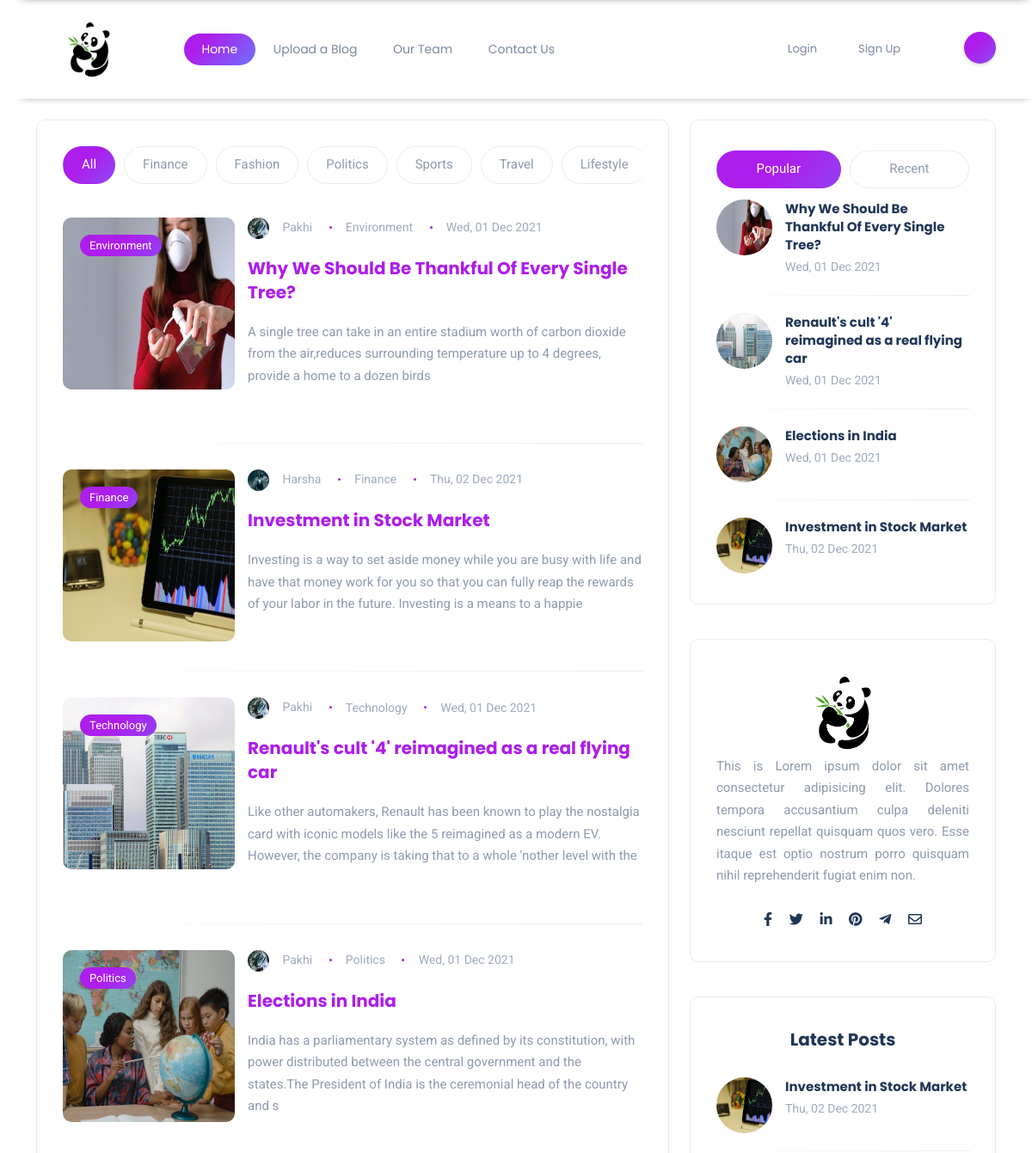
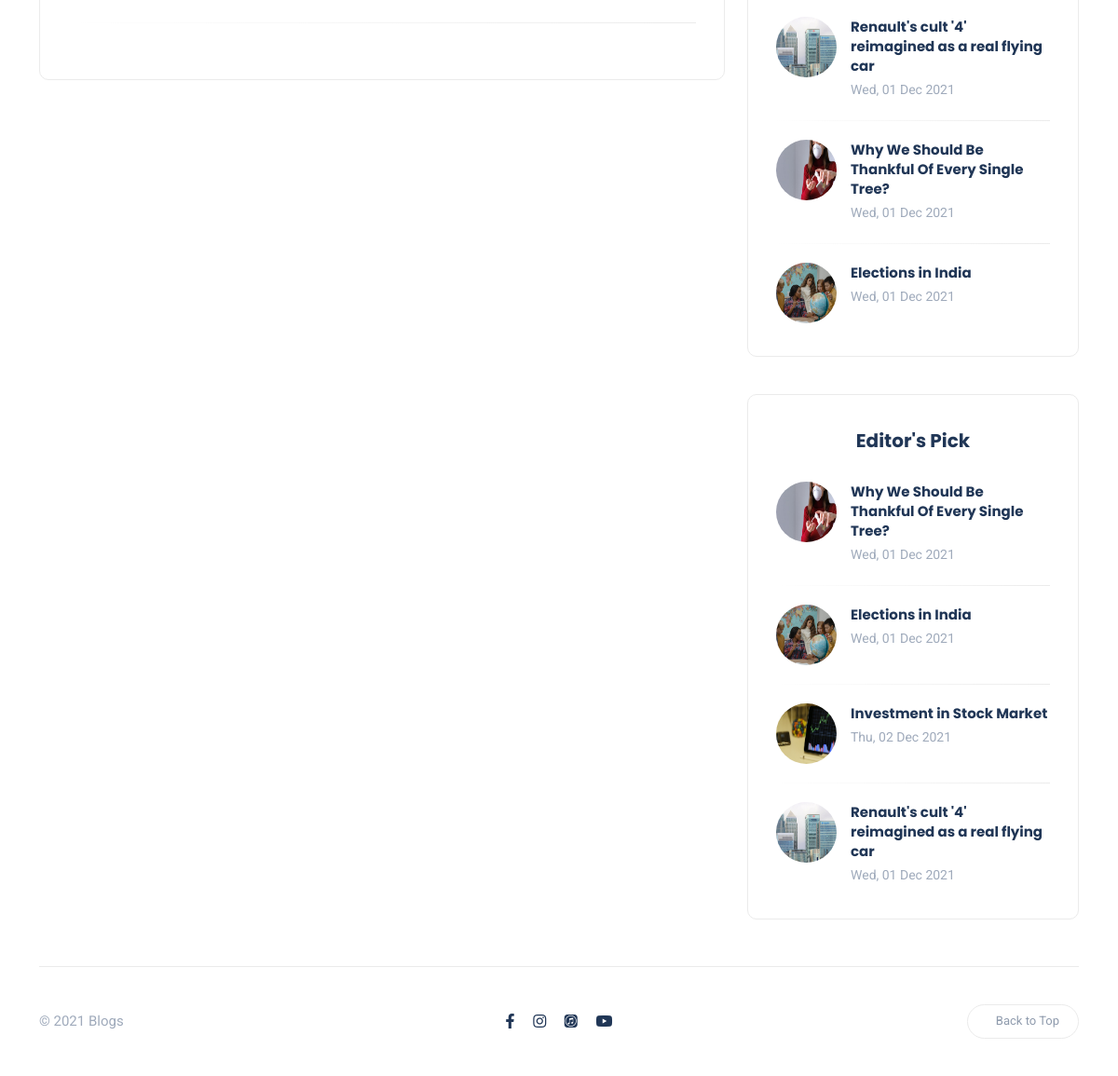
The page / on the database its author committed (2 pictures, top to bottom).
### content/models.py (models this page shows, shortened)
class BlogPost(models.Model):
    author = models.ForeignKey(User, on_delete=models.CASCADE, related_name= 'post_author')
    blog_title = models.CharField(max_length= 264)
    slug = models.SlugField(max_length=264, unique=True, default='',editable=False)
    blog_content = models.TextField()
    blog_image = models.ImageField(upload_to= 'blog_image')
    publish_date = models.DateTimeField(auto_now_add=True)
    category = models.ForeignKey(Category, on_delete = models.CASCADE, related_name ='blog_cat')
    class Meta:
        ordering = ['-publish_date']

class Category(models.Model):
    category = models.CharField(max_length = 50, unique = True)
    def __str__(self):
        return self.category

### accounts/models.py (models this page shows, shortened)
class Profile(models.Model):
    user = models.OneToOneField(User, on_delete=models.CASCADE)
    image = models.ImageField(upload_to = 'profile_pics', null=True)
    slug = models.SlugField(max_length=264, unique=True, editable=False, default='')

### content/views.py (the view)
# urls.py: 2. Add a URL to urlpatterns:  path('', views.home, name='home')
def home(request):
    blogs_search = []
    if request.method == 'POST':
        search_keyword = request.POST.get('search_keyword')
        blogs_search = BlogPost.objects.filter(blog_title__icontains = search_keyword)
    blogs = list(BlogPost.objects.all())
    blogs_main = random.sample(blogs, len(blogs))
    blogs_recent = BlogPost.objects.all().order_by('-publish_date')[:4]
    blogs_popular = random.sample(blogs_main, len(blogs_main))[:4]
    blogs_editor = random.sample(blogs_popular, len(blogs_popular))[:4]
    if blogs_search != []:
        blogs_main = blogs_search
    context = {
        "blogs": blogs_main,
        "tags": {
        'Finance': 'Finance',
        'Fashion': 'Fashion',
        'Politics' : 'Politics',
        'Sports' : 'Sports',
        'Travel' : 'Travel',
        'Lifestyle' : 'Lifestyle',
        'Science' : 'Science',
        'Environment' : 'Environment',
        'Technology' : 'Technology',
        },
        "blogs_popular": blogs_popular,
        "blogs_recent": blogs_recent,
        "blogs_editor": blogs_editor,
    }
    return render(request, "blogs/home.html", context)

### templates/blogs/home.html (shortened to what this page needs)
{% extends "base.html" %}
{% load get_post_Cat %}
{% load static %}
{% block content %}
<link rel="stylesheet" href="{% static 'css/blogs/home.css' %}">
<section id="hero">
    <div class="container-xl">
        <div class="row gy-4">
            <div class="col-lg-8">
                <div class="post-tabs rounded bordered">
                    <ul class="nav nav-tabs nav-pills nav-fill nav-category" id="postTab" role="tablist">
                        <li class="nav-item" role="presentation">
                            <button aria-controls="all" aria-selected="true" class="nav-link active"
                                data-bs-target="#all" data-bs-toggle="tab" id="all-tab" role="tab"
                                type="submit">
                                All
                            </button>
                        </li>
                        {% for tag in tags %}
                        <li class="nav-item" role="presentation">
                            <button aria-controls="{{ tag }}" aria-selected="false" class="nav-link"
                                data-bs-target="#{{ tag }}" data-bs-toggle="tab" id="{{ tag }}-tab" role="tab"
                                type="submit">
                                {{ tag }}
                            </button>
                        </li>
                        {% endfor %}
                    </ul>
                    <div class="tab-content" id="postsTabContent">
                    <div class="row tab-pane fade show active" id="all" aria-labelledby="all-tab" role="tabpanel">
                        {% for blog in blogs %}
                        <div class="col-md-12 col-sm-6">
                            <div class="post post-list clearfix">
                                <div class="thumb rounded">
                                    <a href="" class="category-badge position-absolute">{{ tags|get_post_Cat:blog.category }}</a>
                                    <a href="{% url 'blog_details' the_slug=blog.slug %}">
                                        <div class="inner">
                                            <img src="/media/{{ blog.blog_image }}" alt="" style="height: 200px; width: 200px;">
                                        </div>
                                    </a>
                                </div>
                                <div class="details">
                                    <ul class="meta list-inline mb-3">
                                        <li class="list-inline-item">
                                            <img src="{{ blog.author.profile.image.url }}" class="author" alt="" style="height: 25px; width: 25px;">
                                            <a href="{% url 'profile' profile_slug=blog.author.profile.slug %}">{{ blog.author|capfirst }}</a>
                                        </li>
                                        <li class="list-inline-item">
                                            {{ tags|get_post_Cat:blog.category}}</a>
                                        </li>
                                        <li class="list-inline-item">{{ blog.publish_date|date:"D, d M Y" }}</li>
                                    </ul>
                                    <h5 class="post-tile">
                                        <a href="{% url 'blog_details' the_slug=blog.slug %}">
                                            {{ blog.blog_title }}
                                        </a>
                                    </h5>
                                    <p class="excerpt mb-0">
                                        {{ blog.blog_content|slice:":200" }}
                                    </p>
                                    <div class="post-bottom clearfix d-flex align-items-center">
                                        <div class="social-share me-auto">
                                        </div>
                                    </div>
                                </div>
                            </div>
                        </div>
                        {% endfor %}
                    </div>
                    </div>
                </div>
            </div>
            <div class="col-lg-4">
                <div class="sidebar">
                    <div class="widget rounded">
                        <ul class="nav nav-tabs nav-pills nav-fill" id="postTab" role="tablist">
                            <li class="nav-item" role="presentation">
                                <button aria-controls="popular" aria-selected="true" class="nav-link active"
                                    data-bs-target="#popular" data-bs-toggle="tab" id="popular-tab" role="tab"
                                    type="button">
                                    Popular
                                </button>
                            </li>
                            <li class="nav-item" role="presentation">
                                <button aria-controls="recent" aria-selected="false" class="nav-link"
                                    data-bs-target="#recent" data-bs-toggle="tab" id="recent-tab" role="tab"
                                    type="button">
                                    Recent
                                </button>
                            </li>
                        </ul>
                        <div class="tab-content" id="postsTabContent">
                            <div class="tab-pane fade show active" id="popular" aria-labelledby="popular-tab"
                                role="tabpanel">
                                {% for blog in blogs_popular %}
                                <div class="post post-list-sm circle">
                                    <div class="thumb circle">
                                        <a href="{% url 'blog_details' the_slug=blog.slug %}">
                                            <div class="inner">
                                                <img src="/media/{{ blog.blog_image }}" alt="" style="height: 100%; width: 100%;">
                                            </div>
                                        </a>
                                    </div>
                                    <div class="details clearfix">
                                        <h6 class="post-title my-0">
                                            <a href="">{{ blog.blog_title }}</a>
                                        </h6>
                                        <ul class="meta list-inline mt-1 mb-0">
                                            <li class="list-inline-item">{{ blog.publish_date|date:"D, d M Y" }}</li>
                                        </ul>
                                    </div>
                                </div>
                                {% endfor %}
                            </div>
                        </div>
                    </div>
                    <div class="widget rounded">
                        <div class="widget-about text-center">
                            <img src="{% static 'images/logo.png' %}" alt="" class="logo" style="height: 100px;">
                            <p class="mb-4" style="text-align: justify;">This is Lorem ipsum dolor sit amet
                                consectetur adipisicing elit.
                                Dolores tempora accusantium culpa deleniti nesciunt repellat quisquam quos vero.
                                Esse itaque est optio nostrum porro quisquam nihil reprehenderit fugiat enim
                                non.</p>
                            <ul class="social-icons list-unstyled list-inline mb-0">
                                <li class="list-inline-item">
                                    <a href=""><i class="fab fa-facebook-f"></i></a>
                                </li>
                                <li class="list-inline-item">
                                    <a href=""><i class="fab fa-twitter"></i></a>
                                </li>
                                <li class="list-inline-item">
                                    <a href=""><i class="fab fa-linkedin-in"></i></a>
                                </li>
                                <li class="list-inline-item">
                                    <a href=""><i class="fab fa-pinterest"></i></a>
                                </li>
                                <li class="list-inline-item">
                                    <a href=""><i class="fab fa-telegram-plane"></i></a>
                                </li>
                                <li class="list-inline-item">
                                    <a href=""><i class="far fa-envelope"></i></a>
                                </li>
                            </ul>
                        </div>
                    </div>
                    <div class="widget rounded">
                        <div class="widget-header text-center">
                            <h3 class="widget-title">Latest Posts</h3>
                        </div>
                        <div class="widget-content">
                            {% for blog in blogs_recent %}
                            <div class="post post-list-sm circle">
                                <div class="thumb circle">
                                    <a href="{% url 'blog_details' the_slug=blog.slug %}">
                                        <div class="inner">
                                            <img src="/media/{{ blog.blog_image }}" alt="" style="height: 100%; width: 100%;">
                                        </div>
                                    </a>
                                </div>
                                <div class="details clearfix">
                                    <h6 class="post-title my-0">
                                        <a href="">{{ blog.blog_title }}</a>
                                    </h6>
                                    <ul class="meta list-inline mt-1 mb-0">
                                        <li class="list-inline-item">{{ blog.publish_date|date:"D, d M Y" }}</li>
                                    </ul>
                                </div>
                            </div>
                            {% endfor %}
                        </div>
                    </div>
                    <div class="widget rounded">
                        <div class="widget-header text-center">
                            <h3 class="widget-title">Editor's Pick</h3>
                        </div>
                        <div class="widget-content">
                            {% for blog in blogs_editor %}
                            <div class="post post-list-sm circle">
                                <div class="thumb circle">
                                    <a href="{% url 'blog_details' the_slug=blog.slug %}">
                                        <div class="inner">
                                            <img src="/media/{{ blog.blog_image }}" alt="" style="height: 100%; width: 100%;">
                                        </div>
                                    </a>
                                </div>
                                <div class="details clearfix">
                                    <h6 class="post-title my-0">
                                        <a href="">{{ blog.blog_title }}</a>
                                    </h6>
                                    <ul class="meta list-inline mt-1 mb-0">
                                        <li class="list-inline-item">{{ blog.publish_date|date:"D, d M Y" }}</li>
                                    </ul>
                                </div>
                            </div>
                            {% endfor %}
                        </div>
                    </div>
                </div>
            </div>
        </div>
    </div>
</section>
{% endblock content %}

### rows shown on the page
BlogPost: category.category "Environment", blog_image (picture), author.profile.image (picture), author "Pakhi", publish_date "Wed, 01 Dec 2021", blog_title "Why We Should Be Thankful Of Every Single Tree?", blog_content "A single tree can take in an entire stadium worth of carbon dioxide from the air,reduces surrounding temperature up to 4 degrees, provide a home to a dozen birds"
BlogPost: category.category "Finance", blog_image (picture), author.profile.image (picture), author "Harsha", publish_date "Thu, 02 Dec 2021", blog_title "Investment in Stock Market", blog_content "Investing is a way to set aside money while you are busy with life and have that money work for you so that you can fully reap the rewards of your labor in the future. Investing is a means to a happie"
BlogPost: category.category "Technology", blog_image (picture), author.profile.image (picture), author "Pakhi", publish_date "Wed, 01 Dec 2021", blog_title "Renault's cult '4' reimagined as a real flying car", blog_content "Like other automakers, Renault has been known to play the nostalgia card with iconic models like the 5 reimagined as a modern EV. However, the company is taking that to a whole 'nother level with the"
BlogPost: category.category "Politics", blog_image (picture), author.profile.image (picture), author "Pakhi", publish_date "Wed, 01 Dec 2021", blog_title "Elections in India", blog_content "India has a parliamentary system as defined by its constitution, with power distributed between the central government and the states.The President of India is the ceremonial head of the country and s"

### other values the page prints
{{ tag }} "Finance" "Fashion" "Politics" "Sports" "Travel" "Lifestyle"
